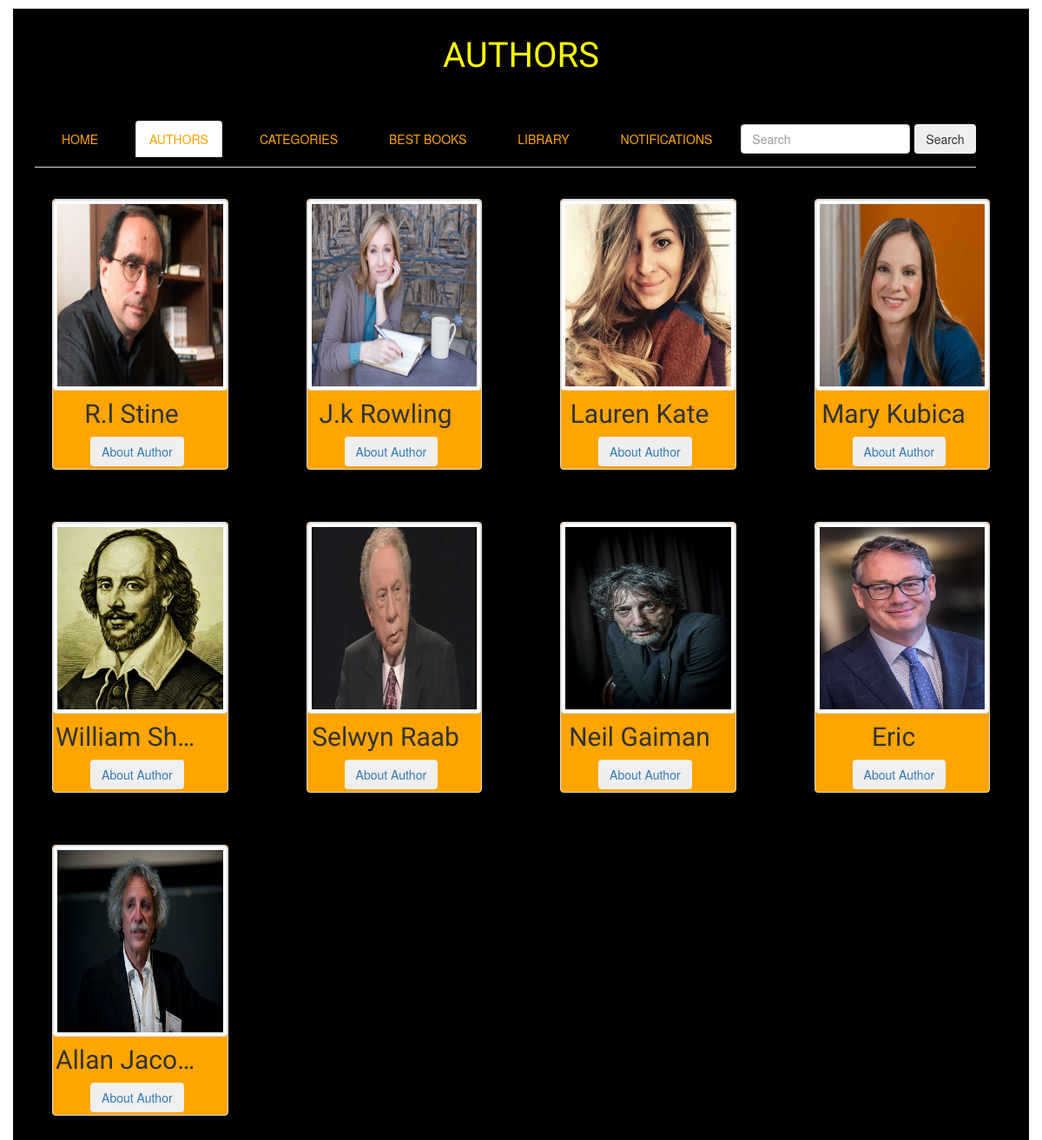
The app's page /authors with its own data.
### book_app/models.py (models this page shows, shortened)
class Authors(models.Model):
    author_pic = models.ImageField()
    name=models.CharField(max_length=40)

### book_app/views.py (the view)
# urls.py: path('authors', views.authors, name="authors"),
def authors(request):
    writer = Authors.objects.all()
    context = {
        'writer': writer
    }
    return render(request, 'book_app/authors.html', context)

### book_app/templates/book_app/authors.html (shortened to what this page needs)
<link rel="stylesheet" href="https://maxcdn.bootstrapcdn.com/bootstrap/3.3.7/css/bootstrap.min.css">
<link rel="stylesheet" href="https://use.fontawesome.com/releases/v5.8.2/css/all.css">
<div class="container" style="background-color: black; margin-top:10px;">
    <header class="text-center" style="color: yellow; margin-top:25px; font-size:40px; font-family:Gugi">AUTHORS</header>
    <div class="top-menu" style="float:left; padding: 6px 10px; margin-top:35px">
				<ul class="nav nav-tabs" style="padding-left: 0; margin: o; float:left; height: 60px">
                    <li style="padding: 6px 10px; color: yellow; margin-left:5px"><a href="{% url 'book_app:index' %}" style="color: orange;">HOME</a></li>
					<li class ="active" style="padding: 6px 10px; color: yellow; margin-left:5px"><a href="" style="color: orange;">AUTHORS</a></li>
					<li style="padding: 6px 10px; color: yellow; margin-left:5px"><a href="{% url 'book_app:categories' %}" style="color: orange;">CATEGORIES</a></li>
					<li style="padding: 6px 10px; color: yellow; margin-left:5px"><a href="" style="color: orange;">BEST BOOKS</a></li>
					<li style="padding: 6px 10px; color: yellow; margin-left:5px"><a href="" style="color: orange;">LIBRARY</a></li>
                    <li style="padding: 6px 10px; color: yellow; margin-left:5px"><a href="" style="color: orange;">NOTIFICATIONS</a></li>
                    <li style="margin-top:10px; margin-left:5px">
                        <input class="form-control mr-sm-2" type="search" placeholder="Search" aria-label="Search" name="q" value="{{ request.GET.q }}">
                    </li>
                    <li style="margin-top:10px; margin-left:5px">
                        <button class="btn btn-outline-info my-2 my-sm-0" type="submit">Search</button>
                    </li>
				</ul>
			</div>
    <div class="row">
        {% for book in writer %}
        <div class="col-sm-3">
            <div class="panel panel-default" style="margin: 30px; background-color: orange">
                <a href="">
                <img src="{{ book.author_pic.url }}" class="img img-thumbnail" alt="" style="height: 220px; width:420px">
                </a>
                <div class="caption" style="margin: 3px">
                    <h6 class="text-center" style="white-space: nowrap; overflow: hidden; text-overflow: ellipsis; max-width: 90%; font-family:Gugi; font-size:30px">{{ book.name }}</h6>
                    <a href="">
                        <button class="btn btn-outline-info my-2 my-sm-0" type="submit" style="margin-left:40px">About Author</button>
                    </a>
                </div>
            </div>
        </div>
        {% endfor %}
    </div>
</div>

### records on screen
Authors: author_pic (picture), name "R.l Stine"
Authors: author_pic (picture), name "J.k Rowling"
Authors: author_pic (picture), name "Lauren Kate"
Authors: author_pic (picture), name "Mary Kubica"
Authors: author_pic (picture), name "William Sh…"
Authors: author_pic (picture), name "Selwyn Raab"
Authors: author_pic (picture), name "Neil Gaiman"
Authors: author_pic (picture), name "Eric"
Authors: author_pic (picture), name "Allan Jaco…"
